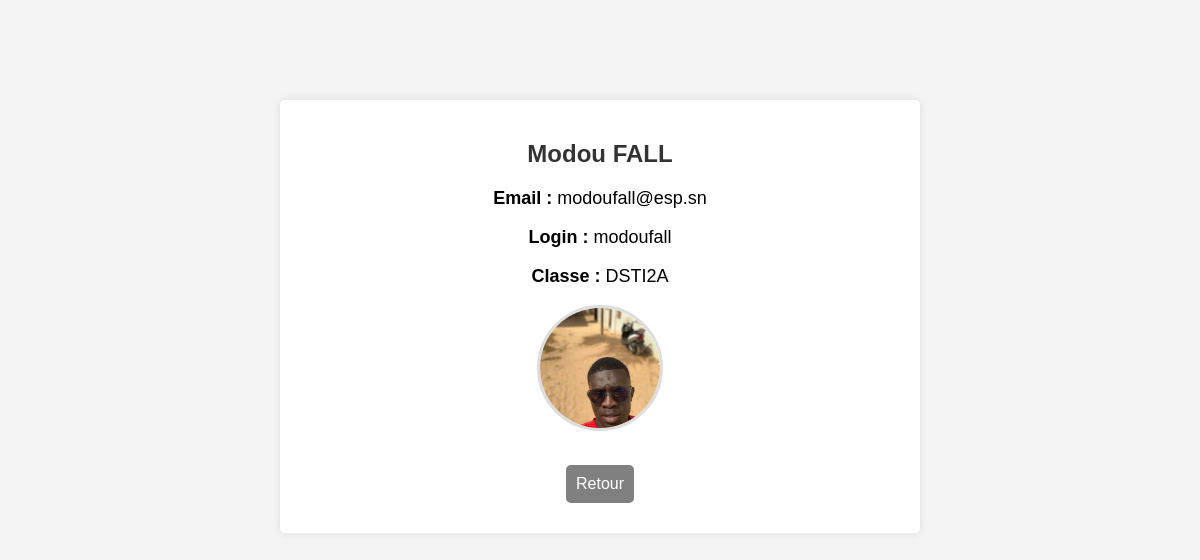
Screenshot of /voir_etudiant.php?id=6 with the database file from the repository.
### tables this page shows
CREATE TABLE `etudiants` (
  `id` int(11) NOT NULL AUTO_INCREMENT,
  `nom` varchar(100) NOT NULL,
  `prenom` varchar(100) NOT NULL,
  `email` varchar(100) NOT NULL,
  `login` varchar(50) NOT NULL,
  `motdepasse` varchar(255) NOT NULL,
  `classe_id` int(11) NOT NULL,
  `photo` varchar(255) DEFAULT NULL,
  PRIMARY KEY (`id`),
  UNIQUE KEY `email` (`email`),
  UNIQUE KEY `login` (`login`),
  KEY `classe_id` (`classe_id`),
  CONSTRAINT `etudiants_ibfk_1` FOREIGN KEY (`classe_id`) REFERENCES `classes` (`id`) ON DELETE CASCADE
);

CREATE TABLE `classes` (
  `id` int(11) NOT NULL AUTO_INCREMENT,
  `nom` varchar(100) NOT NULL,
  PRIMARY KEY (`id`),
  UNIQUE KEY `nom` (`nom`)
);

### voir_etudiant.php (the view, shortened to what this page needs)
<?php
include 'config.php';
$etudiant_id = $_GET['id'];
try {
    $stmt = $pdo->prepare("SELECT e.nom, e.prenom, e.email, e.login, e.photo, c.nom AS classe
                           FROM etudiants e
                           JOIN classes c ON e.classe_id = c.id
                           WHERE e.id = ?");
    $stmt->execute([$etudiant_id]);
    $etudiant = $stmt->fetch();
} catch (PDOException $e) {
    die("Erreur : " . $e->getMessage());
}
?>
<!DOCTYPE html>
<html lang="fr">
<head>
    <link rel="stylesheet" href="style.css">
</head>
<body>
    <div class="container">
        <h2><?= htmlspecialchars($etudiant['prenom'] . " " . $etudiant['nom']) ?></h2>
        <p><strong>Email :</strong> <?= $etudiant['email'] ?></p>
        <p><strong>Login :</strong> <?= $etudiant['login'] ?></p>
        <p><strong>Classe :</strong> <?= $etudiant['classe'] ?></p>
        <?php if (!empty($etudiant['photo'])) { ?>
            <div class="photo-container">
                <img src="<?= $etudiant['photo'] ?>" alt="Photo de profil" class="profil-photo">
            </div>
        <?php } ?>
        <a href="liste_etudiants.php" class="btn btn-secondary">Retour</a>
    </div>
</body>
</html>

### style.css (style rules this page uses)
body { font-family: Arial, sans-serif; background-color: #f4f4f4; text-align: center; margin: 0; padding: 0; }
.container { width: 50%; margin: 100px auto; padding: 20px; background: white; box-shadow: 0px 0px 10px rgba(0, 0, 0, 0.1); border-radius: 5px; text-align: center; }
h1, h2, h3 { color: #333; }
p { font-size: 18px; }
.btn { display: inline-block; padding: 10px 20px; margin: 10px; background: #007BFF; color: white; text-decoration: none; border-radius: 5px; font-size: 16px; border: none; cursor: pointer; transition: background 0.3s ease; }
.btn-secondary { background-color: gray; text-decoration: none; color: white; border-radius: 5px; padding: 10px; display: inline-block; margin-top: 10px; }
.photo-container { text-align: center; margin-bottom: 20px; }
.profil-photo { width: 120px; height: 120px; border-radius: 50%; object-fit: cover; border: 3px solid #ddd; }

### rows the page displays
etudiants: prenom+nom "Modou FALL", email "modoufall@esp.sn", login "modoufall", classe.nom "DSTI2A", photo (picture)
